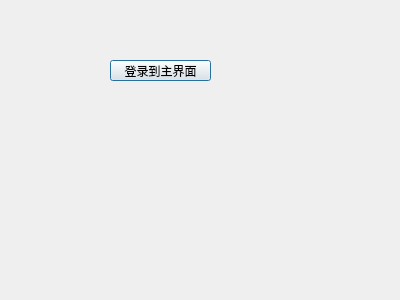
<?xml version="1.0" encoding="UTF-8"?>
<ui version="4.0">
 <class>LoginDialog</class>
 <widget class="QDialog" name="LoginDialog">
  <property name="geometry">
   <rect>
    <x>0</x>
    <y>0</y>
    <width>400</width>
    <height>300</height>
   </rect>
  </property>
  <property name="windowTitle">
   <string>Dialog</string>
  </property>
  <widget class="QPushButton" name="pushButton">
   <property name="geometry">
    <rect>
     <x>110</x>
     <y>60</y>
     <width>101</width>
     <height>21</height>
    </rect>
   </property>
   <property name="text">
    <string>登录到主界面</string>
   </property>
  </widget>
 </widget>
 <resources/>
 <connections>
  <connection>
   <sender>pushButton</sender>
   <signal>clicked()</signal>
   <receiver>LoginDialog</receiver>
   <slot>accept()</slot>
   <hints>
    <hint type="sourcelabel">
     <x>164</x>
     <y>68</y>
    </hint>
    <hint type="destinationlabel">
     <x>250</x>
     <y>160</y>
    </hint>
   </hints>
  </connection>
 </connections>
</ui>
